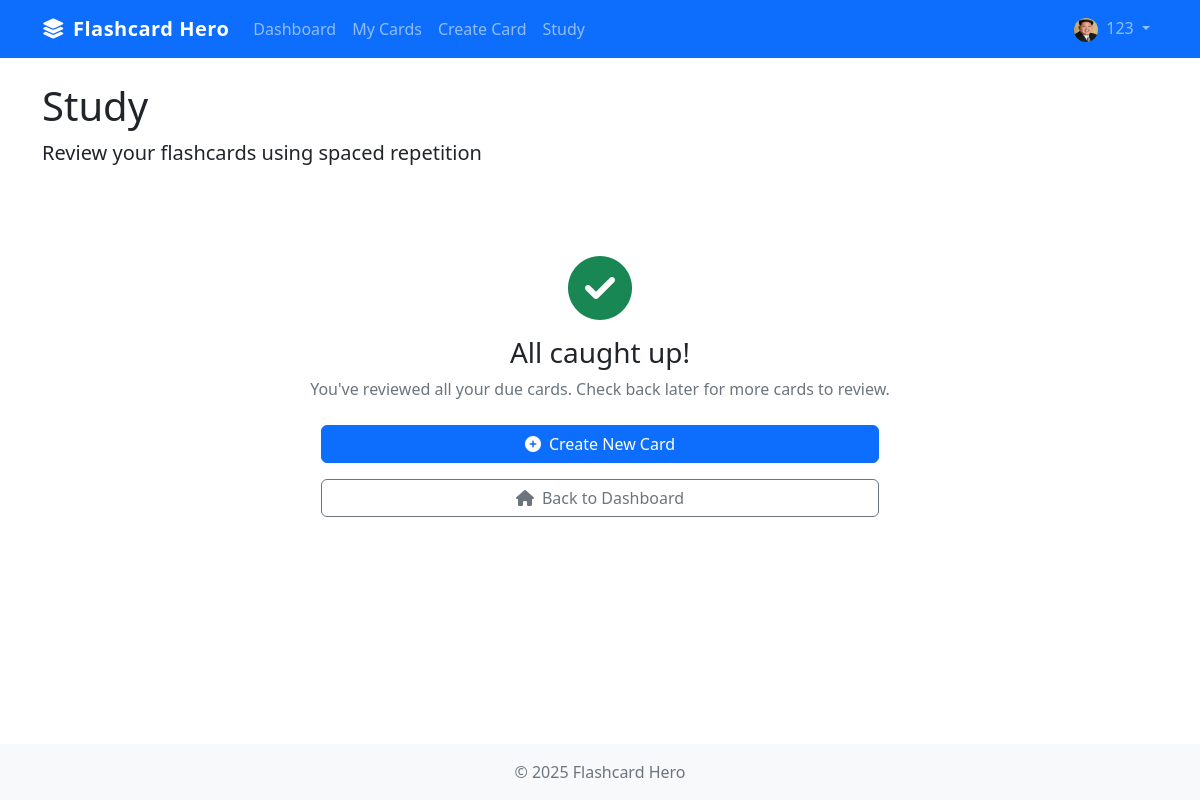
Page /study (signed in) on the committed database.
### models.py (models this page shows, shortened)
class User(db.Model, UserMixin):
    id = db.Column(db.Integer, primary_key=True)
    username = db.Column(db.String(50), unique=True, nullable=False)
    email = db.Column(db.String(120), unique=True, nullable=False)
    password = db.Column(db.String(200), nullable=False)
    profile_pic = db.Column(db.String(100), default='default_profile.png')
    role = db.Column(db.Enum(UserRole), default=UserRole.USER)
    date_joined = db.Column(db.DateTime, default=datetime.utcnow)
    cards = db.relationship('Card', backref='author', lazy=True)
    achievements = db.relationship('UserAchievement', backref='user', lazy=True)

### app.py (the view)
@app.route('/study')
@login_required
def study():
    reviews = CardReview.query.filter(
        CardReview.user_id == current_user.id,
        CardReview.next_review <= datetime.utcnow()
    ).all()
    cards_due = len(reviews)
    return render_template('study.html', cards_due=cards_due)

### app.py (called while the page is built)
@login_manager.user_loader
def load_user(user_id):
    return User.query.get(int(user_id))

### templates/study.html (shortened to what this page needs)
{% extends "layout.html" %}
{% block extra_css %}
<link rel="stylesheet" href="{{ url_for('static', filename='css/cards.css') }}">
{% endblock %}
{% block content %}
<div class="row mb-4">
    <div class="col">
        <h1>Study</h1>
        <p class="lead">Review your flashcards using spaced repetition</p>
    </div>
</div>
<div class="row" id="noCardsMessage" {% if cards_due > 0 %}style="display: none;"{% endif %}>
    <div class="col text-center py-5">
        <i class="fas fa-check-circle fa-4x text-success mb-3"></i>
        <h3>All caught up!</h3>
        <p class="text-muted mb-4">You've reviewed all your due cards. Check back later for more cards to review.</p>
        <div class="d-grid gap-3 col-md-6 mx-auto">
            <a href="{{ url_for('create_card') }}" class="btn btn-primary">
                <i class="fas fa-plus-circle me-2"></i>Create New Card
            </a>
            <a href="{{ url_for('dashboard') }}" class="btn btn-outline-secondary">
                <i class="fas fa-home me-2"></i>Back to Dashboard
            </a>
        </div>
    </div>
</div>
{% endblock %}

### templates/layout.html (shortened to what this page needs)
<!DOCTYPE html>
<html lang="en">
<head>
    <link href="https://cdn.jsdelivr.net/npm/bootstrap@5.2.3/dist/css/bootstrap.min.css" rel="stylesheet">
    <link rel="stylesheet" href="https://cdnjs.cloudflare.com/ajax/libs/font-awesome/6.4.0/css/all.min.css">
    <link rel="stylesheet" href="{{ url_for('static', filename='css/main.css') }}">
    {% block extra_css %}{% endblock %}
</head>
<body>
    <nav class="navbar navbar-expand-lg navbar-dark bg-primary">
        <div class="container">
            <a class="navbar-brand" href="{{ url_for('index') }}">
                <i class="fas fa-layer-group me-2"></i>Flashcard Hero
            </a>
            <div class="collapse navbar-collapse" id="navbarNav">
                <ul class="navbar-nav me-auto">
                    {% if current_user.is_authenticated %}
                        <li class="nav-item">
                            <a class="nav-link" href="{{ url_for('dashboard') }}">Dashboard</a>
                        </li>
                        <li class="nav-item">
                            <a class="nav-link" href="{{ url_for('view_cards') }}">My Cards</a>
                        </li>
                        <li class="nav-item">
                            <a class="nav-link" href="{{ url_for('create_card') }}">Create Card</a>
                        </li>
                        <li class="nav-item">
                            <a class="nav-link" href="{{ url_for('study') }}">Study</a>
                        </li>
                    {% endif %}
                </ul>
                <ul class="navbar-nav">
                    {% if current_user.is_authenticated %}
                        <li class="nav-item dropdown">
                            <a class="nav-link dropdown-toggle" href="#" role="button" data-bs-toggle="dropdown">
                                <img src="{{ url_for('static', filename='uploads/profile_pics/' + current_user.profile_pic) }}"
                                     class="rounded-circle me-1" width="24" height="24" alt="Profile">
                                {{ current_user.username }}
                            </a>
                        </li>
                    {% endif %}
                </ul>
            </div>
        </div>
    </nav>
    <main class="container mt-4 mb-5">
        {% block content %}{% endblock %}
    </main>
    <footer class="footer bg-light py-3 mt-auto">
        <div class="container text-center">
            <span class="text-muted">© 2025 Flashcard Hero</span>
        </div>
    </footer>
</body>
</html>

### static/css/main.css (style rules this page uses)
body { display: flex; flex-direction: column; min-height: 100vh; }
main { flex: 1; }
.navbar-brand { font-weight: 700; letter-spacing: 0.5px; }

### rows in the picture
User: profile_pic (picture), username "123"
